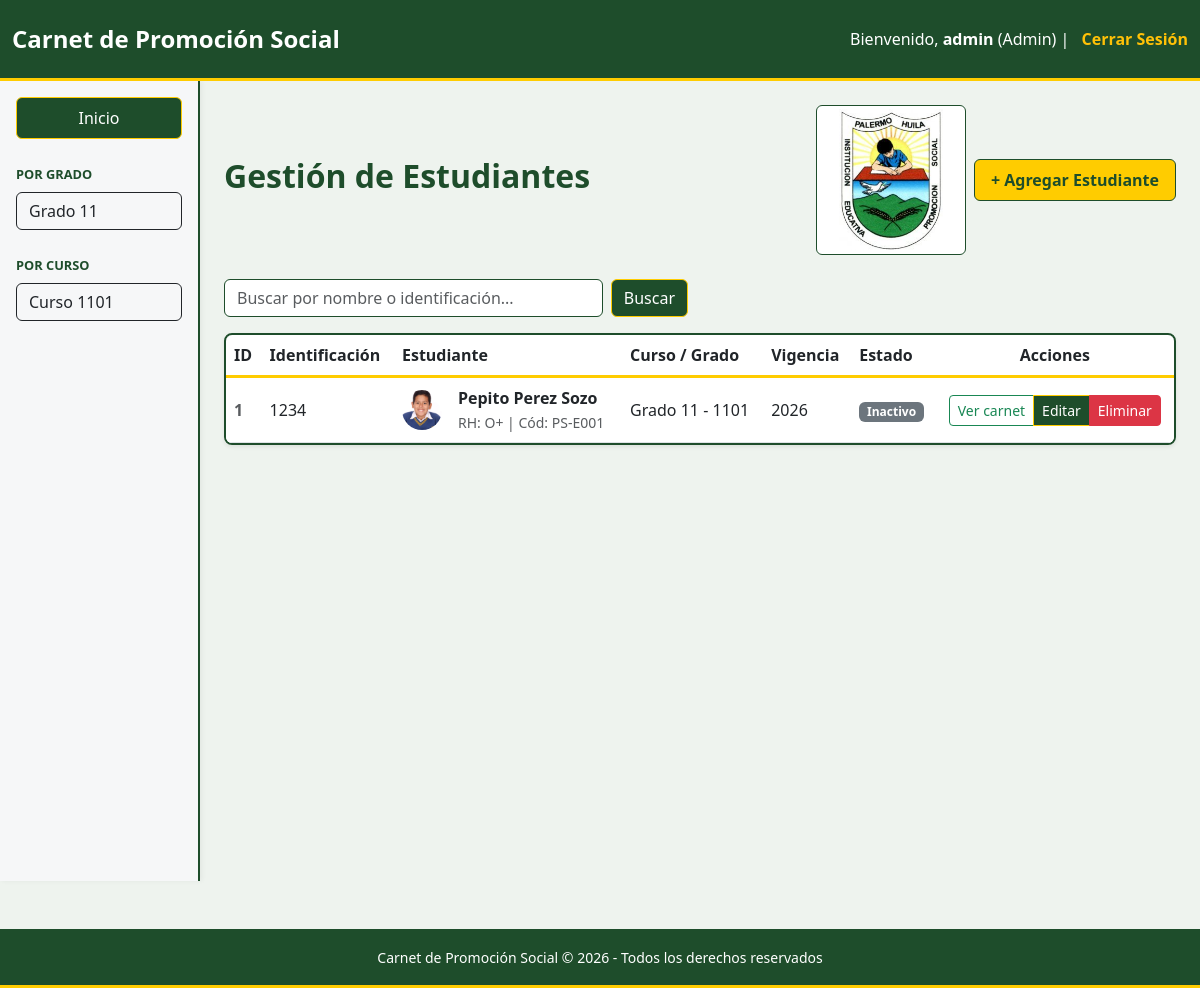
/index.php (signed in), run on the app's committed database.
### tables this page shows
CREATE TABLE `estudiantes` (
  `id_estudiante` int NOT NULL,
  `numero_identificacion` varchar(20) NOT NULL,
  `nombres` varchar(50) NOT NULL,
  `apellidos` varchar(50) NOT NULL,
  `rh` varchar(5) NOT NULL,
  `grado` varchar(10) NOT NULL,
  `curso` varchar(10) NOT NULL,
  `codigo_unico` varchar(50) NOT NULL,
  `ruta_fotografia` varchar(255) DEFAULT NULL,
  `qr_token` varchar(64) NOT NULL,
  `vigencia` year NOT NULL,
  `estado` enum('Activo','Inactivo') DEFAULT 'Activo'
);

### index.php (the view, shortened to what this page needs)
<?php
include 'conexion/conex.php';
$buscar = "";
$grado_filtro = mysqli_real_escape_string($conn, trim($_GET['grado'] ?? ''));
$curso_filtro = mysqli_real_escape_string($conn, trim($_GET['curso'] ?? ''));
$sql = "SELECT * FROM estudiantes";
$resultado = mysqli_query($conn, $sql);
$grados = mysqli_query($conn, "SELECT DISTINCT grado FROM estudiantes WHERE grado IS NOT NULL AND grado <> '' ORDER BY grado");
$sql_cursos = "SELECT DISTINCT curso FROM estudiantes WHERE curso IS NOT NULL AND curso <> ''";
$sql_cursos .= ' ORDER BY curso';
$cursos = mysqli_query($conn, $sql_cursos);
?>
<!DOCTYPE html>
<html lang="es">
<head>
    <link href="https://cdn.jsdelivr.net/npm/bootstrap@5.3.0/dist/css/bootstrap.min.css" rel="stylesheet">
</head>
<body>
    <nav class="navbar navbar-expand-lg bg-institucional-verde py-3">
        <div class="container-fluid">
            <span class="navbar-brand text-white fw-bold fs-4">Carnet de Promoción Social</span>
            <div class="ms-auto text-white">
                Bienvenido, <strong><?= htmlspecialchars($_SESSION['usuario']) ?></strong> (<?= $_SESSION['rol'] ?>) |
                <a href="logout.php" class="text-warning text-decoration-none fw-bold ms-2">Cerrar Sesión</a>
            </div>
        </div>
    </nav>
    <div class="container-fluid">
        <div class="row">
            <div class="col-md-2 p-3 sidebar">
                <a href="index.php" class="btn btn-institucional-verde w-100 mb-2 py-2">Inicio</a>
                <div class="sidebar-section-title">Por grado</div>
                <?php if ($grados): ?>
                    <?php while ($fila_grado = mysqli_fetch_assoc($grados)): ?>
                        <a href="index.php?grado=<?= rawurlencode($fila_grado['grado']) ?>" class="btn btn-outline-dark sidebar-filter w-100 mb-2 <?= $grado_filtro === $fila_grado['grado'] && $curso_filtro === '' ? 'active' : '' ?>">
                            Grado <?= htmlspecialchars($fila_grado['grado']) ?>
                        </a>
                    <?php endwhile; ?>
                <?php endif; ?>
                <div class="sidebar-section-title">Por curso</div>
                <?php if ($cursos): ?>
                    <?php while ($fila_curso = mysqli_fetch_assoc($cursos)): ?>
                        <a href="index.php?grado=<?= rawurlencode($grado_filtro) ?>&amp;curso=<?= rawurlencode($fila_curso['curso']) ?>" class="btn btn-outline-dark sidebar-filter w-100 mb-2 <?= $curso_filtro === $fila_curso['curso'] ? 'active' : '' ?>">
                            Curso <?= htmlspecialchars($fila_curso['curso']) ?>
                        </a>
                    <?php endwhile; ?>
                <?php endif; ?>
            </div>
            <div class="col-md-10 p-4">
                <div class="d-flex justify-content-between align-items-center flex-wrap gap-3 mb-4">
                    <h2 class="fw-bold text-institucional-verde">Gestión de Estudiantes</h2>
                    <div class="d-flex align-items-center gap-2">
                        <img src="img/escudo.jpg" alt="Escudo institucional" class="escudo-agregar">
                        <a href="crear_estudiante.php" class="btn btn-institucional-amarillo py-2 px-3">+ Agregar Estudiante</a>
                    </div>
                </div>
                <div class="row mb-3">
                    <div class="col-md-6">
                        <form method="GET" action="index.php" class="d-flex gap-2">
                            <input type="text" name="buscar" class="form-control" placeholder="Buscar por nombre o identificación..." value="<?= htmlspecialchars($buscar) ?>">
                            <button type="submit" class="btn btn-institucional-verde">Buscar</button>
                        </form>
                    </div>
                </div>
                <div class="card shadow-sm tabla-estudiantes">
                    <div class="table-responsive">
                        <table class="table table-hover align-middle mb-0">
                            <thead class="bg-institucional-verde">
                                <tr class="text-white">
                                    <th>ID</th>
                                    <th>Identificación</th>
                                    <th>Estudiante</th>
                                    <th>Curso / Grado</th>
                                    <th>Vigencia</th>
                                    <th>Estado</th>
                                    <th class="text-center">Acciones</th>
                                </tr>
                            </thead>
                            <tbody>
                                <?php if (mysqli_num_rows($resultado) > 0): ?>
                                    <?php while ($row = mysqli_fetch_assoc($resultado)): ?>
                                        <tr>
                                            <td class="fw-bold text-muted"><?= $row['id_estudiante'] ?></td>
                                            <td><?= htmlspecialchars($row['numero_identificacion']) ?></td>
                                            <td>
                                                <div class="d-flex align-items-center gap-3">
                                                    <?php
                                                    $foto = !empty($row['ruta_fotografia']) ? $row['ruta_fotografia'] : 'https://via.placeholder.com/40';
                                                    ?>
                                                    <img src="img/<?= $foto ?>" class="rounded-circle" width="40" height="40" style="object-fit: cover;">
                                                    <div>
                                                        <div class="fw-bold"><?= htmlspecialchars($row['nombres'] . ' ' . $row['apellidos']) ?></div>
                                                        <small class="text-muted">RH: <?= htmlspecialchars($row['rh']) ?> | Cód: <?= htmlspecialchars($row['codigo_unico']) ?></small>
                                                    </div>
                                                </div>
                                            </td>
                                            <td>Grado <?= htmlspecialchars($row['grado']) ?> - <?= htmlspecialchars($row['curso']) ?></td>
                                            <td><?= htmlspecialchars($row['vigencia']) ?></td>
                                            <td>
                                                <?php if ($row['estado'] == 'Activo'): ?>
                                                    <span class="badge bg-success">Activo</span>
                                                <?php else: ?>
                                                    <span class="badge bg-secondary">Inactivo</span>
                                                <?php endif; ?>
                                            </td>
                                            <td class="text-center">
                                                <div class="btn-group btn-group-sm">
                                                    <button type="button" class="btn btn-outline-success" data-bs-toggle="modal" data-bs-target="#carnetModal" data-carnet-url="carnet.php?id=<?= (int) $row['id_estudiante'] ?>&amp;vista=previa">Ver carnet</button>
                                                    <a href="crear_estudiante.php?editar=<?= $row['id_estudiante'] ?>" class="btn btn-institucional-verde">Editar</a>
                                                    <a href="index.php?eliminar=<?= $row['id_estudiante'] ?>" class="btn btn-danger" onclick="return confirm('¿Está seguro de eliminar este estudiante?')">Eliminar</a>
                                                </div>
                                            </td>
                                        </tr>
                                    <?php endwhile; ?>
                                <?php else: ?>
                                    <tr>
                                        <td colspan="7" class="text-center py-4 text-muted">No se encontraron estudiantes.</td>
                                    </tr>
                                <?php endif; ?>
                            </tbody>
                        </table>
                    </div>
                </div>
            </div>
        </div>
    </div>
    <footer class="bg-institucional-verde text-center py-3 mt-5">
        <small class="text-white">Carnet de Promoción Social © 2026 - Todos los derechos reservados</small>
    </footer>
</body>
</html>

### index.php (style rules this page uses)
body { min-height: 100vh; background-color: #eef3ee; }
.bg-institucional-verde { background-color: #1e4d2b !important; color: white; border-bottom: 3px solid #ffcc00; }
.text-institucional-verde { color: #1e4d2b; }
.btn-institucional-amarillo { background-color: #ffcc00; color: #1e4d2b; font-weight: bold; border: 1px solid #1e4d2b; }
.btn-institucional-verde { background-color: #1e4d2b; color: white; border: 1px solid #ffcc00; }
.sidebar { background-color: rgba(248, 249, 250, 0.88); min-height: 100vh; border-right: 2px solid #1e4d2b; box-shadow: 2px 0 5px rgba(0,0,0,0.05); }
.form-control { border: 1px solid #1e4d2b; }
.tabla-estudiantes { border: 2px solid #1e4d2b; border-radius: 8px; overflow: hidden; background-color: rgba(255, 255, 255, 0.96); }
.escudo-agregar { width: 150px; height: 150px; object-fit: contain; padding: 3px; border: 1px solid #1e4d2b; border-radius: 6px; background-color: #ffffff; }
.sidebar-section-title { margin: 18px 0 8px; color: #1e4d2b; font-size: 0.8rem; font-weight: 700; text-transform: uppercase; }
.sidebar-filter { white-space: normal; text-align: left; }

### data on the page
estudiantes: id_estudiante "1", numero_identificacion "1234", ruta_fotografia (picture), nombres+apellidos "Pepito Perez Sozo", rh "O+", codigo_unico "PS-E001", grado "11", curso "1101", vigencia "2026", estado "Inactivo"

### other printed values
$_SESSION['usuario'] "admin"
$_SESSION['rol'] "Admin"
$fila_grado['grado'] "11"
$fila_curso['curso'] "1101"
